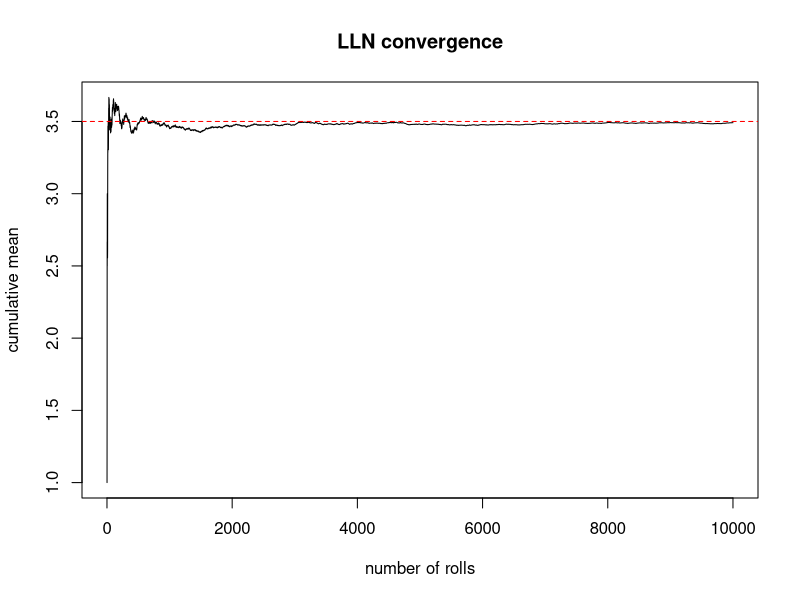
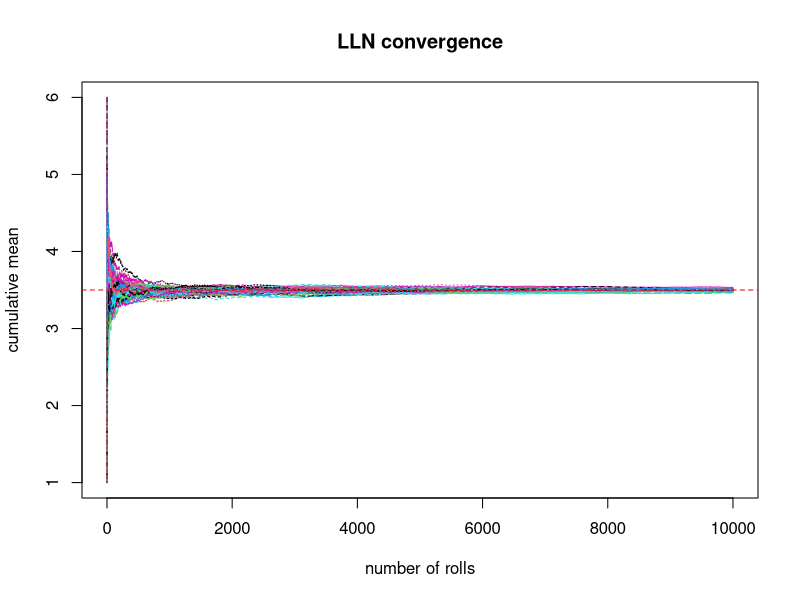
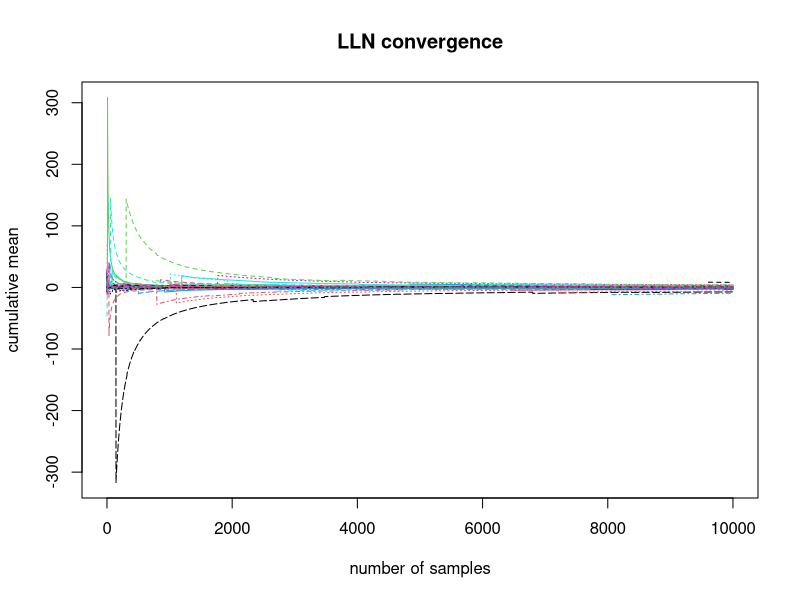
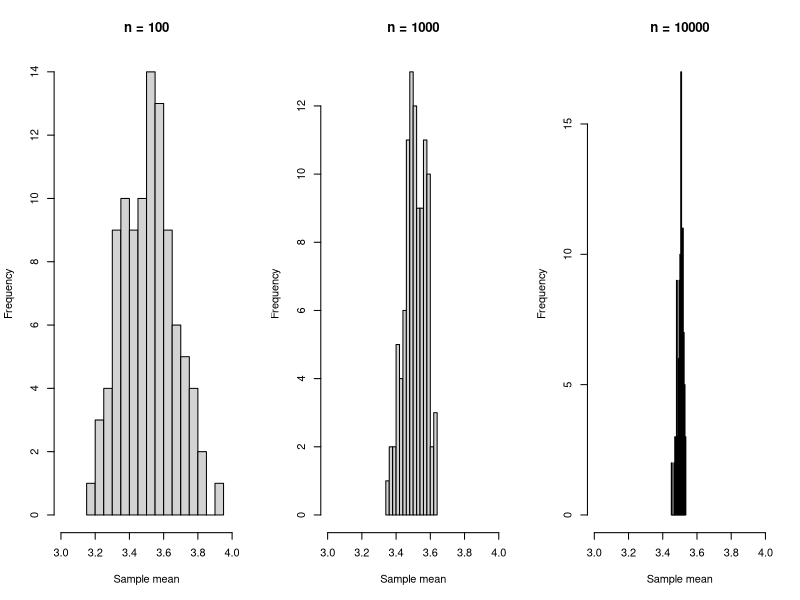
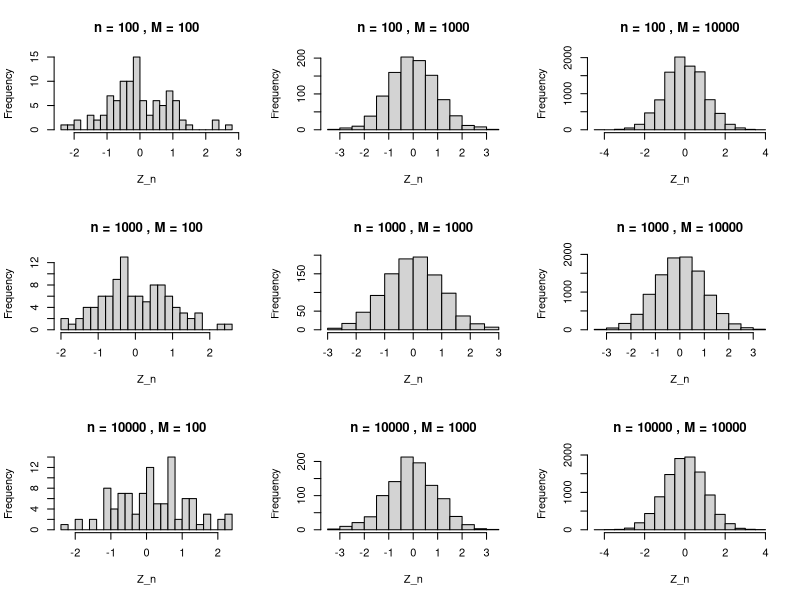

Recreate these plots in R, in order.
## ---- chunk 1
knitr::opts_chunk$set(echo = TRUE)
## ---- chunk 2
roll_die <- function(num_rolls=10000, num_sides=6) {
  rolls <- sample(1:num_sides, size=num_rolls, replace=TRUE)
  return (cumsum(rolls) / 1:num_rolls)
}

plot_rolls <- function(cum_means) {
  if (!is.vector(cum_means)) {
    cum_means <- t(cum_means)
  }
  matplot(cum_means, type="l",
     main="LLN convergence",
     xlab="number of rolls",
     ylab="cumulative mean")
}
## ---- chunk 3
n <- 10000
k <- 6
cum_mean <- roll_die(n, k)

plot_rolls(cum_mean)
abline(h=3.5, col = "red", lty=2) # lty 2 -> dashed
## ---- chunk 4
M <- 50
histories <- matrix(NA, nrow = M, ncol = n)
for (i in 1:M) {
  histories[i,] <- roll_die(n, k)
}
plot_rolls(histories)
abline(h=3.5, col = "red", lty=2) # lty 2 -> dashed
## ---- chunk 5
mean(1:6)
## ---- chunk 6
roll_until_convergence <- function(M = 50, epsilon = 0.01, target = 0.05, expected_value=3.5) {
  n <- 0
  means <- rep(0, M)
  prop_outside <- 1
  
  while (prop_outside >= target) {
    n <- n + 1
    
    rolls <- sample(1:6, M, replace = TRUE)
    means <- ((n-1)*means + rolls) / n
    
    # mean of booleans (0,1) gives proportion
    prop_outside <- mean(abs(means - expected_value) > epsilon)
  }
  
  return(n)
}
n_convergence <- roll_until_convergence()
print(n_convergence)
## ---- chunk 7
histories_cauchy <- matrix(NA, nrow = M, ncol = n)
for (i in 1:M) {
  cauchy_samples <- rcauchy(n, location=0, scale=1)
  histories_cauchy[i,] <- (cumsum(cauchy_samples) / 1:n)
}
matplot(t(histories_cauchy), type="l",
     main="LLN convergence",
     xlab="number of samples",
     ylab="cumulative mean")
## ---- chunk 8
  ns <- c(100, 1000, 10000)
  M <- 100
  
  par(mfrow = c(1,3))
  
  for (n in ns) {
    sample_means <- numeric(M)
    
    for (i in 1:M) {
      rolls <- sample(1:6, n, replace = TRUE)
      sample_means[i] <- mean(rolls)
    }
    
    hist(sample_means,
         main=paste("n =", n),
         xlab = "Sample mean",
         breaks = M/5,
         xlim = c(3,4)
    )
  }
## ---- chunk 9
ns <- c(100, 1000, 10000)
Ms <- c(100, 1000, 10000)

expected_value <- 3.5
std <- sqrt(35/12)

par(mfrow = c(length(ns), length(Ms)))

for (n in ns) {
  for (M in Ms) {
    
    Z <- numeric(M)
    
    for (i in 1:M) {
      rolls <- sample(1:6, n, replace = TRUE)
      sample_mean <- mean(rolls)
      Z[i] <- (sample_mean - expected_value) / (std / sqrt(n))
    }
    
    hist(Z,
         main = paste("n =", n, ", M =", M),
         xlab = "Z_n",
         breaks = 20)
  }
}
## ---- chunk 10
kwtest <- function (x, g, ...) 
{
    if (is.list(x)) {
        if (length(x) < 2L) 
            stop("'x' must be a list with at least 2 elements")
        if (!missing(g)) 
            warning("'x' is a list, so ignoring argument 'g'")
        if (!all(sapply(x, is.numeric))) 
            warning("some elements of 'x' are not numeric and will be coerced to numeric")
        k <- length(x)
        l <- lengths(x)
        if (any(l == 0L)) 
            stop("all groups must contain data")
        g <- factor(rep.int(seq_len(k), l))
        x <- unlist(x)
    }
    else {
        if (length(x) != length(g)) 
            stop("'x' and 'g' must have the same length")
        g <- factor(g)
        k <- nlevels(g)
        if (k < 2L) 
            stop("all observations are in the same group")
    }
    n <- length(x)
    if (n < 2L) 
        stop("not enough observations")
    r <- rank(x)
    TIES <- table(x)
    STATISTIC <- sum(tapply(r, g, sum)^2/tapply(r, g, length))
    STATISTIC <- ((12 * STATISTIC/(n * (n + 1)) - 3 * (n + 1))/(1 - 
        sum(TIES^3 - TIES)/(n^3 - n)))
    PARAMETER <- k - 1L
    PVAL <- pchisq(STATISTIC, PARAMETER, lower.tail = FALSE)
    names(STATISTIC) <- "Kruskal-Wallis chi-squared"
    names(PARAMETER) <- "df"
    RVAL <- list(statistic = STATISTIC, parameter = PARAMETER, 
        p.value = PVAL, method = "Kruskal-Wallis rank sum test")
    return(RVAL)
}
## ---- chunk 11
set.seed(1234)
m <- 1000 # number of repetitions
n <- 50   # number of individuals
X <- matrix(rt(m * n, df = 10), nrow = m)
grp <- rep(1:3, c(20, 20, 10))
